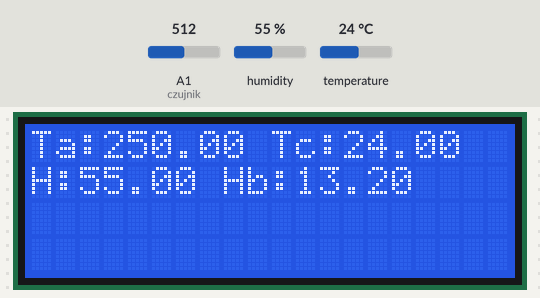
Simulated run of this sketch. Board: Arduino Uno, built with avr-gcc and run on an emulated ATmega328P. Shown: 20×4 character LCD. The test bench sets the inputs (shaded band); at power-on: humidity 55 %, A1 (czujnik) = 512, temperature 24 °C. What the sketch prints to the serial monitor is not drawn.

Above: at 1.2 s.
1.3 s: humidity set to 22 %
At 2.7 s:
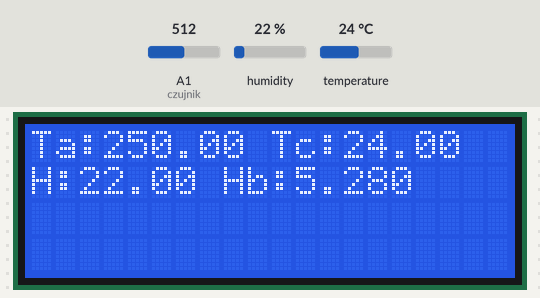
4.1 s: A1 (czujnik) set to 716
At 4.6 s:
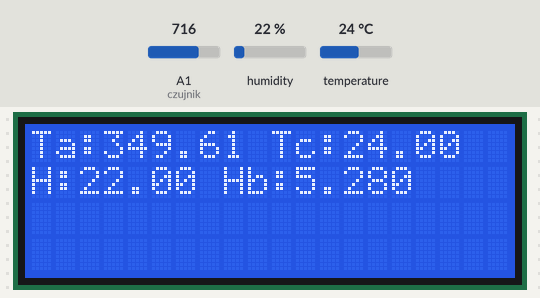
6.9 s: temperature set to 12 °C
At 9.6 s:
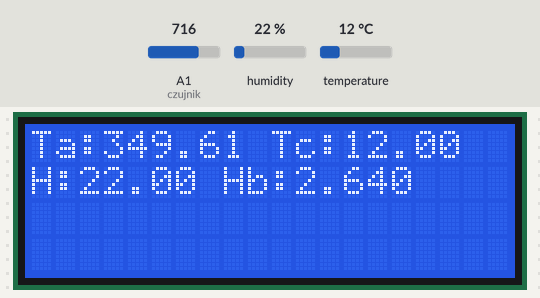
9.9 s: A1 (czujnik) set to 900
At 11.5 s:
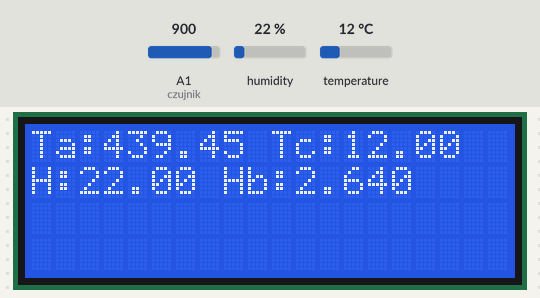
12.7 s: humidity set to 40 %
At 15.2 s:
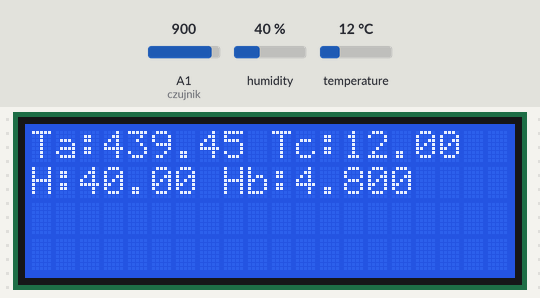
16.1 s: A1 (czujnik) set to 1023
At 17.1 s:
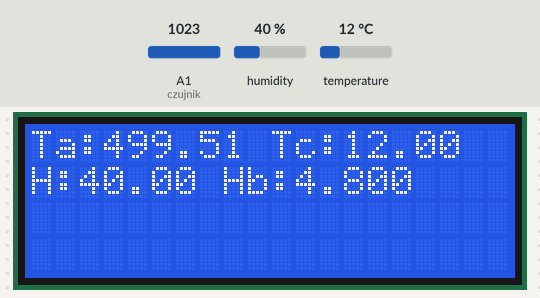
Timing chart, 0 to 19.1 s (numbered marks = the images above; inputs shaded):
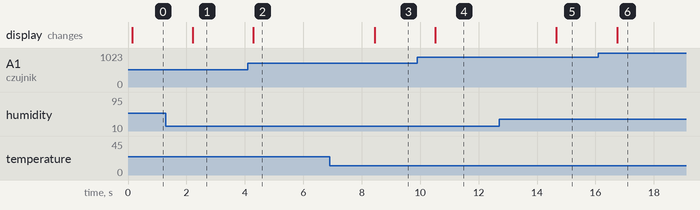

The sketch:

zad2__1_.ino
```cpp
#include "Adafruit_Sensor.h"
#include "Adafruit_AM2320.h"
#include <Wire.h>
#include <LiquidCrystal_I2C.h>

int czujnik = A1;   //pin analogowy A1 połączony z sygnałem z czujnika
float VOLT;
float TA, TC, H;
Adafruit_AM2320 am2320 = Adafruit_AM2320();
LiquidCrystal_I2C lcd(0x27,20,4);  // set the LCD address to 0x27 for a 16 chars and 2 line display

void setup(){
    Serial.begin(9600);        //inicjalizacja monitora szeregowego
    lcd.init();
    lcd.backlight();
    while (!Serial) {
    delay(10); // hang out until serial port opens
    }
    Serial.println("Test czujników :D");
    am2320.begin();

}

void loop(){
    int odczyt = analogRead(czujnik);      //odczytanie wartości z czujnika
    VOLT = (odczyt * 5.0) / 1024.0;        //przeliczenie odczytanej wartości na napięcie w woltach (dla podłączenia pod 5 V)
    TA = VOLT  * 100;                    //konwersja z napięcia na temperaturę, rozdzielczość czujnika wynosi 10 mV na stopień
    TC = am2320.readTemperature();
    H = am2320.readHumidity();
    Serial.print("Ta: ");
    Serial.print(TA);
    Serial.print(" Tc: ");
    Serial.print(TC);
    Serial.print(" H: ");
    Serial.println(H);

    lcd.setCursor(0,0);
    lcd.print("Ta:");
    lcd.print(TA);
    lcd.print(" Tc:");
    lcd.print(TC);

    lcd.setCursor(0,1);
    lcd.print("H:");
    lcd.print(H);
    lcd.print(" Hb:");
    float Hb = (H*TC)/100;
    lcd.print(Hb);

    delay(2000);                            //opóźnienie między kolejnymi odczytami
}
```

Measured:
- after the input at 1.3 s, the display: changes after 0.92 s (image 1)
- after the input at 4.1 s, the display: changes after 0.19 s (image 2)
- after the input at 6.9 s, the display: changes after 1.5 s (image 3)
- after the input at 9.9 s, the display: changes after 0.62 s (image 4)
- after the input at 12.7 s, the display: changes after 2.0 s (image 5)
- after the input at 16.1 s, the display: changes after 0.64 s (image 6)
